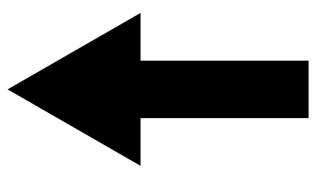
#> input picture arrow-1/arrow_detection/left.jpg, 320 x 180 px, given in place of template_left.png, which was not available
$ python test2.py arrow_detection/left.jpg
#> lines starting #> are read from the running program, lines starting #| are printed output that depends on the picture; after the words box and inside, x2 and y2 are one past the last pixel; in counts of white or black regions, pixels touching at a corner belong together; pictures that were not available may be replaced by others from this repository, and a replacement may not be noted
import cv2 as cv
import sys
import numpy as np
import matplotlib.pyplot as plt
import tqdm
import time
import multiprocessing

class Handle:

    def __init__(self):
        self.thresh = 0.4
        self.template_left = self.get_outline('template_left.png')
        self.template_right = self.get_outline('template_right.png')
        self.template_up = self.get_outline('template_up.png')
        self.template_down = self.get_outline('template_down.png')
        self.target = self.get_outline(str(sys.argv[1]))
        self.target_origin = cv.imread(str(sys.argv[1]), cv.IMREAD_COLOR)#目的照片的三原色版
        # 拿到了模板和要匹配的图片

        self.template = [self.template_left, self.template_right, self.template_up, self.template_down]
        self.template_width = self.get_width_high(self.template)[0]
        self.template_high = self.get_width_high(self.template)[1]
        #分别获得了模板的长宽高

    def get_outline(self, location_of_picture):
#> called with location_of_picture = 'template_left.png'
        img = cv.imread(location_of_picture, cv.IMREAD_GRAYSCALE)
#> img is the input picture: shape (180, 320); min 0, max 255, mean 167.3
        after_canny = cv.Canny(img, 100, 200)
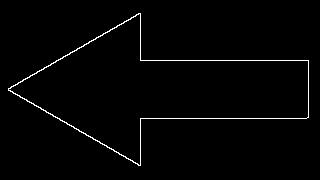
#> after_canny: shape (180, 320); 1.6% white in thin lines or dots, all inside (x1, y1, x2, y2) = (8, 13, 309, 166)
#> call 2 of get_outline, with location_of_picture = 'template_right.png'
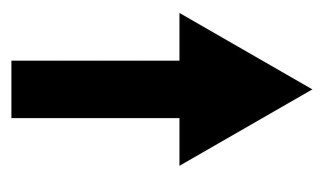
#> input picture arrow-1/arrow_detection/right.jpg, 320 x 180 px, given in place of template_right.png, which was not available
#> in get_outline, img is the input picture: shape (180, 320); min 0, max 255, mean 167.3
#> in get_outline (call 2), `after_canny = cv.Canny(img, 100, 200)`:
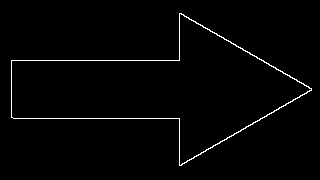
#> after_canny: shape (180, 320); 1.6% white in thin lines or dots, all inside (x1, y1, x2, y2) = (11, 13, 312, 166)
        # cv.imshow('{}after_canny'.format(location_of_picture), after_canny)
        # cv.waitKey(0)
        # cv.destroyAllWindows()
        return after_canny


    def template_matching(self, template, target, matching_method):
        res = cv.matchTemplate(template, target, matching_method)
        min_val, max_val, min_loc, max_loc = cv.minMaxLoc(res)
        return min_loc, res


    def display_matching(self, template_res, threshold, target, width, high):  # 此函数画出匹配的部分
        loc = np.where(template_res >= threshold)  # 返回矩阵中大于阈值的位置
        for pt in zip(*loc[::-1]):  # zip(*loc)将loc的值转化为列表，然后再转化为元组，也就是所有的匹配结果的位置
            target = cv.rectangle(target, pt, (pt[0] + width, pt[1] + high), (0, 0, 255), 2)
        target = cv.cvtColor(target, cv.COLOR_BGR2RGB)
        self.plot(target)


    def get_width_high(self, template_set):
        template_width = [0, 0, 0, 0]
        template_high = [0, 0, 0, 0]
        for i in range(len(self.template)):
            template_width[i], template_high[i] = self.template[i].shape[::-1]
#> this loop made 4 passes
#> after the loop, template_high = [180, 180, 180, 0]; template_width = [320, 320, 320, 0]
        print(template_width, template_high)
        return template_width, template_high


    def plot(self, converted_picture):
        plt.imshow(converted_picture)
        plt.show()


if __name__ == '__main__':
#> (the run stopped early here; a loop or call above may not have finished)
